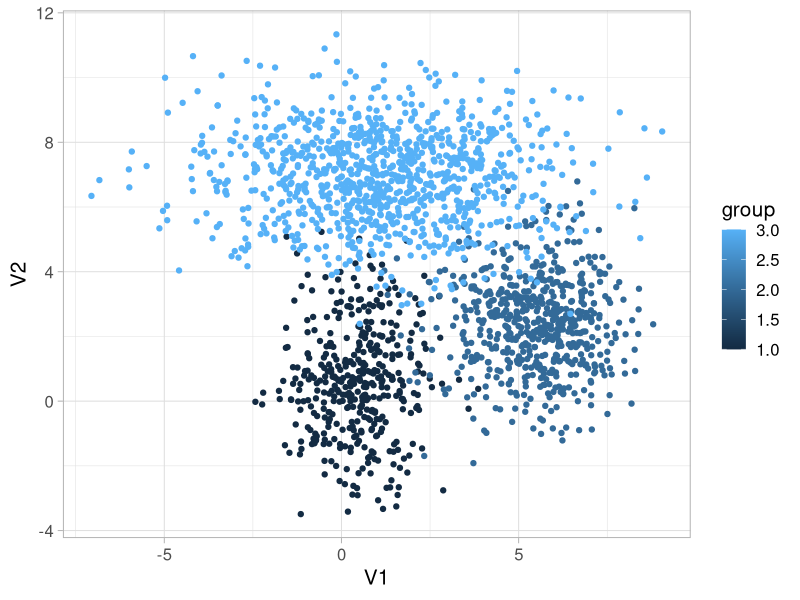

Generate this figure with R:
library(mvtnorm)
n1=400
mu1=c(0.5,0.5)
var1=matrix(c(1,0,0,3),2,2,byrow = T)
n2=600
mu2=c(5.5,2.5)
var2=matrix(c(2,0,0,2),2,2,byrow = T)
n3=1000
mu3=c(1,7)
var3=matrix(c(6,0,0,2),2,2,byrow = T)
#####
x1=rmvnorm(n=n1,mean=mu1,sigma = var1)
x2=rmvnorm(n=n2,mean=mu2,sigma = var2)
x3=rmvnorm(n=n3,mean=mu3,sigma = var3)
#####
x<-rbind(x1,x2,x3)
xx<-as.data.frame(x)
xx$group<-rep(1:3,times=c(400,600,1000))
####
library(ggplot2)
theme_set(theme_light(base_size=15))
ggplot(xx,aes(V1,V2,color=group))+geom_point()
##########
n_clusters=3
n_points=nrow(x)
mu=rbind(c(0,-1),c(6,0),c(0,9))
var=matrix(rep(1,6),3,2)
Pi=rep(1/3,3)
W=matrix(1,nrow(x),n_clusters)/3
#########################
update_w<-function(x,mu,var,pi){
    n_points=nrow(x)
    n_clusters=length(pi)
    pdfs=matrix(0,n_points,n_clusters)
    for(i in 1:n_clusters){
        pdfs[,i]<-dmvnorm(x,mean=mu[i,],sigma=diag(var[i,]))*pi[i]
    }
    #w=sweep(pdfs,1,rowSums(pdfs),"/")
    w=pdfs/rowSums(pdfs)[row(pdfs)]
    return(w)
}
######
update_pi<-function(w){
    pi=colSums(w)/sum(w)
    return(pi)
}
###### 
logLH<-function(x,pi,mu,var){
    n_points=nrow(x)
    n_clusters=length(pi)
    pdfs=matrix(0,n_points,n_clusters)
    for(i in 1:n_clusters){
        pdfs[,i]<-dmvnorm(x,mean=mu[i,],sigma=diag(var[i,]))*pi[i]
    }
    return(mean(log(rowSums(pdfs))))
}
####
update_mu<-function(x,w){
    n_clusters=ncol(w)
    mu=matrix(0,3,2)
    for(i in 1:n_clusters){
        mu[i,1]=weighted.mean(x[,1],w[,i])
        mu[i,2]=weighted.mean(x[,2],w[,i])
    }
    return(mu)
}
####
update_var<-function(x,mu,w){
    n_clusters=ncol(w)
    var=matrix(0,3,2)
    for(i in 1:n_clusters){
        var[i,1]<-weighted.mean((x[,1]-mu[i,1])^2,w[,i])
        var[i,2]<-weighted.mean((x[,2]-mu[i,2])^2,w[,i])
    }
    return(var)
}
######
logl<-numeric()
for(i in 1:5){
    W=update_w(x,mu,var,Pi)
    Pi=update_pi(W)
    mu=update_mu(x,W)
    var=update_var(x,mu,W)
    print(logLH(x,Pi,mu,var))
}
